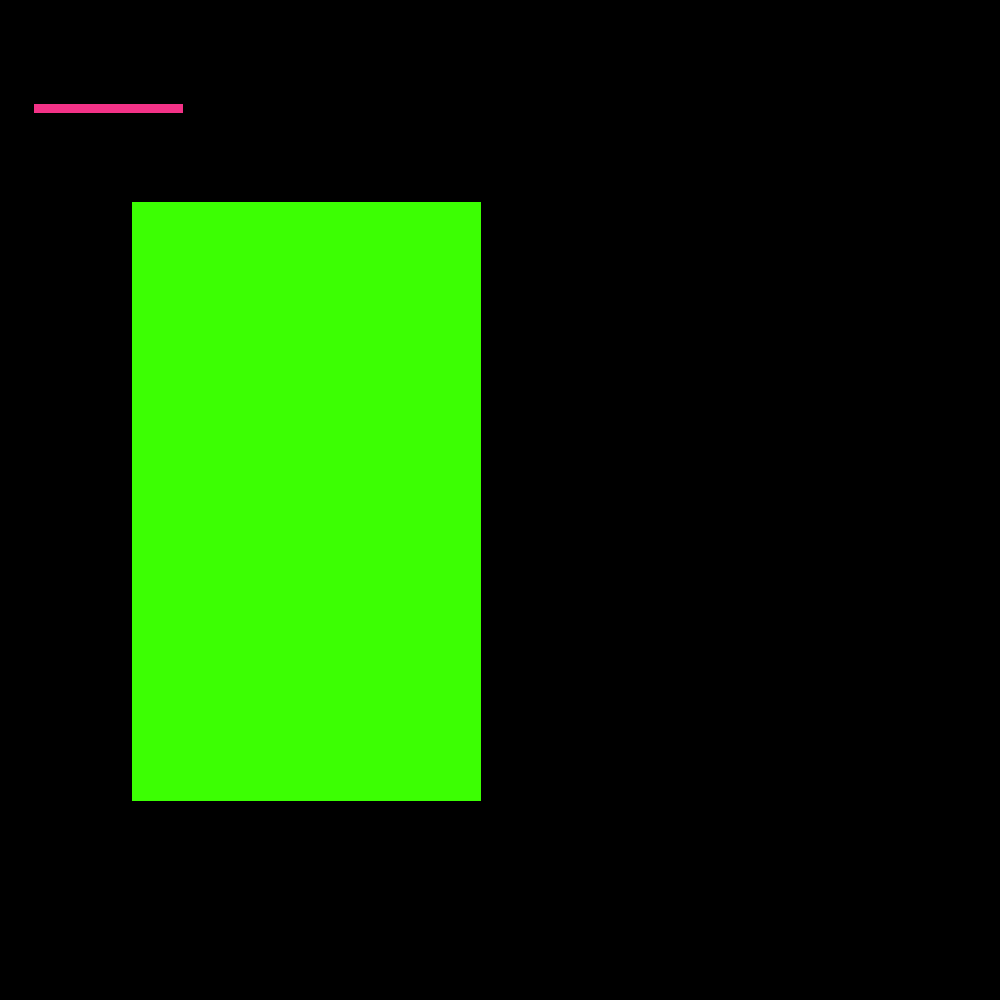
Frame 1 (no input)
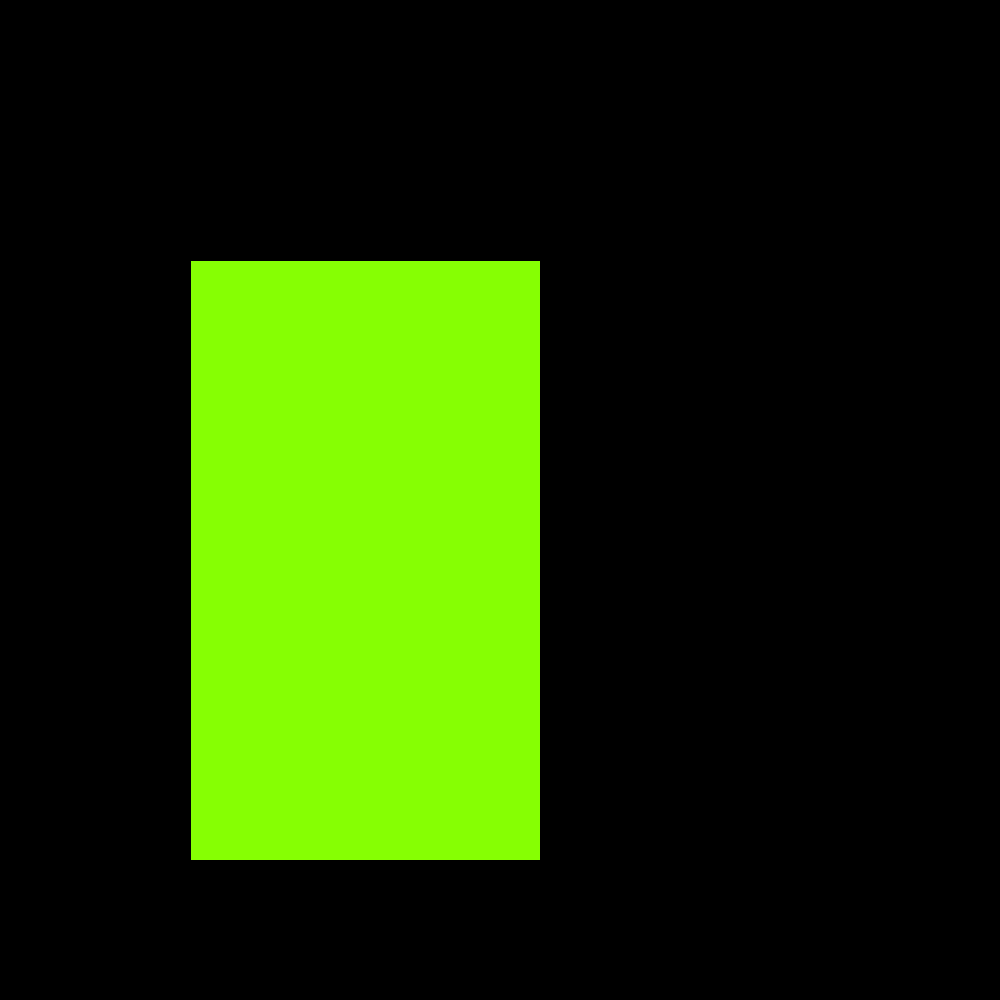
Frame 60 (the mouse pressed at the canvas centre just before this capture)
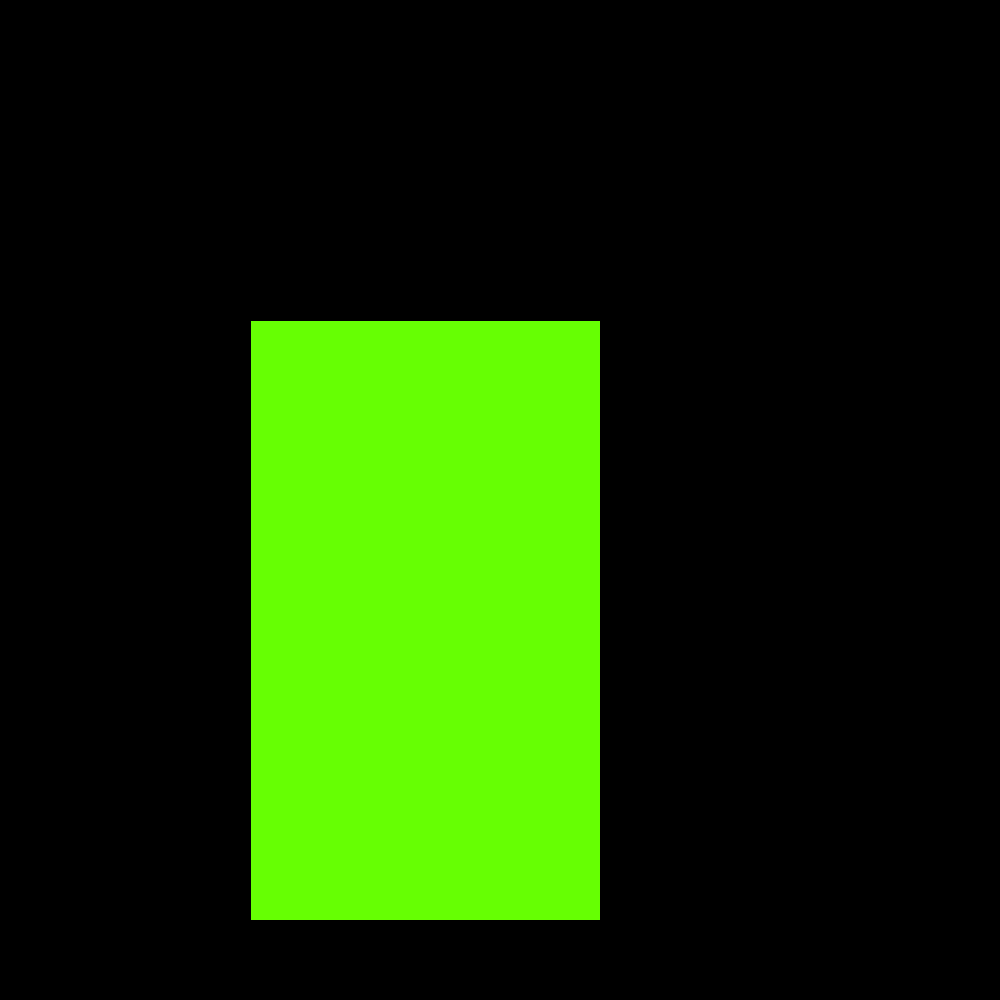
Frame 120 (the mouse held since frame 60 and released just before this capture)

The Processing sketch that drew these frames (run headless with seeded random() and noise(); from frame 60 on, the mouse is pressed at the canvas centre):

// Processing sketch: Assignment_2
// ── Assignment_2.pde
// create some shapes, use class and use arrays
MyRectangle myRect = new MyRectangle(30,100,150,10,120,50,135);
MyRectangle myRect2 = new MyRectangle(130,200,350,600,5,255,3);

int count = 0;

void setup()
{
  size(1000,1000);
  
  
}

void draw()
{
  background(0);
  count+=100;
  
  
  myRect.doSomething(); 
  myRect2.doSomething();
 if(count >=1000)
  {
 
      
  }
 
}

// ── MyCircle.pde
class MyCircle
{
  private int x;
  private int y;
  private int rad;
  
  private int r;
  private int g;
  private int b;
  private int dist = 5;
  
  
  //constructor
public MyCircle(int x, int y, int rad, int r, int g, int b)
  {
    this.x = x;
    this.y = y;
    this.rad = rad;
    this.r = r;
    this.g = g;
    this.b = b;
  }
  
void doSomething()
{
  
  //x+= dist; 
  //y+= dist;
  //if(x < 0 || x > 800)
  //{
  //  dist *= -1;
  //}
  //  if(y < 0 || y > 800)
  //{
  //  dist *= -1;
  //}

  
  r = (int)random(256);
  g = (int)random(256);
  b = (int)random(256);
  fill(r,g,b);
  circle(x,y,rad);
}

//void changeColor()
//{
//  r = (int)random(256);
//  g = (int)random(256);
//  b = (int)random(256);
//  fill(r,g,b);
//}

  
}

// ── MyRectangle.pde
class MyRectangle
{
  private int x;
  private int y;
  private int w;
  private int h;
  
  private int r;
  private int g;
  private int b;
  private int dist = (int)random(5);
  
  
  //constructor
public MyRectangle(int x, int y, int w, int h, int r, int g, int b)
  {
    this.x = x;
    this.y = y;
    this.w = w;
    this.h = h;
    this.r = r;
    this.g = g;
    this.b = b;
  }
  
void doSomething()
{
  if(x < 0 || x > 800)
  {
    dist *= -1;
  }
    if(y < 0 || y > 800)
  {
    dist *= -1;
  }

  x+= dist; 
  y+= dist;
  
  r = (int)random(256);
  fill(r,g,b);
  rect(x,y,w,h);
}
  
}
